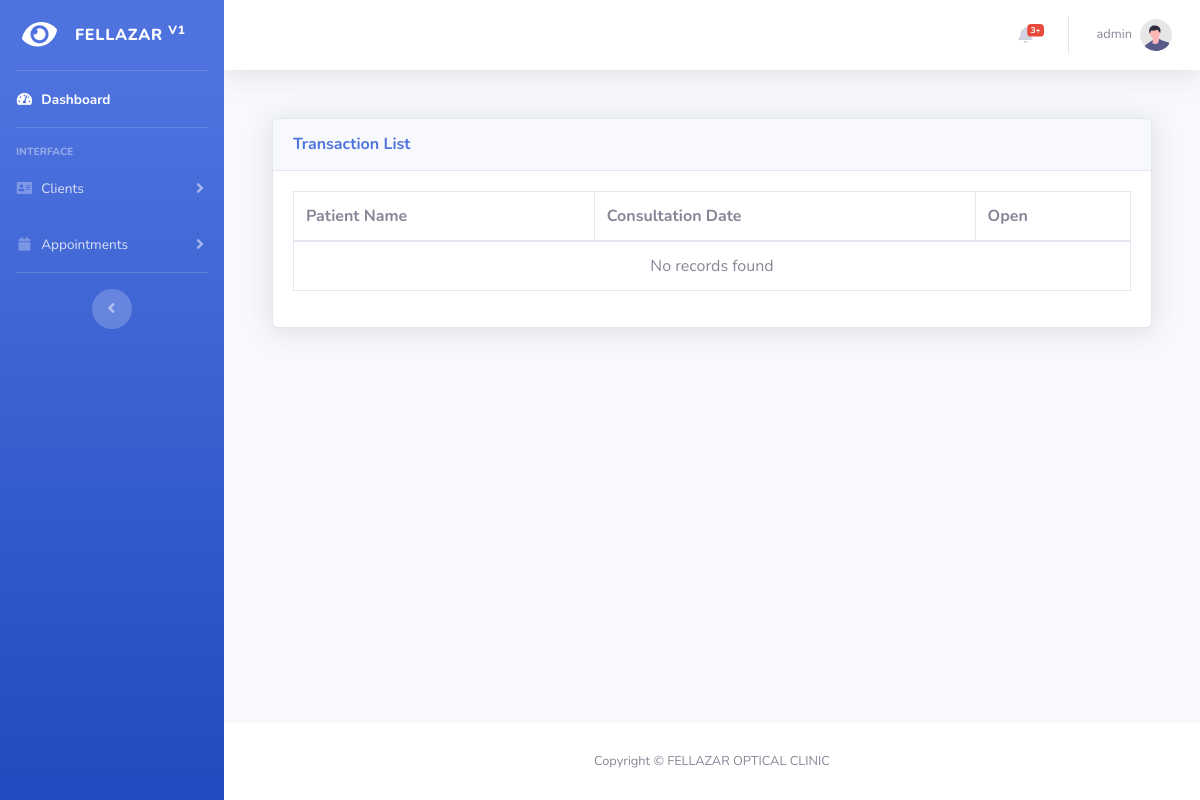
Before: /view-client.php (signed in) with the older database file.
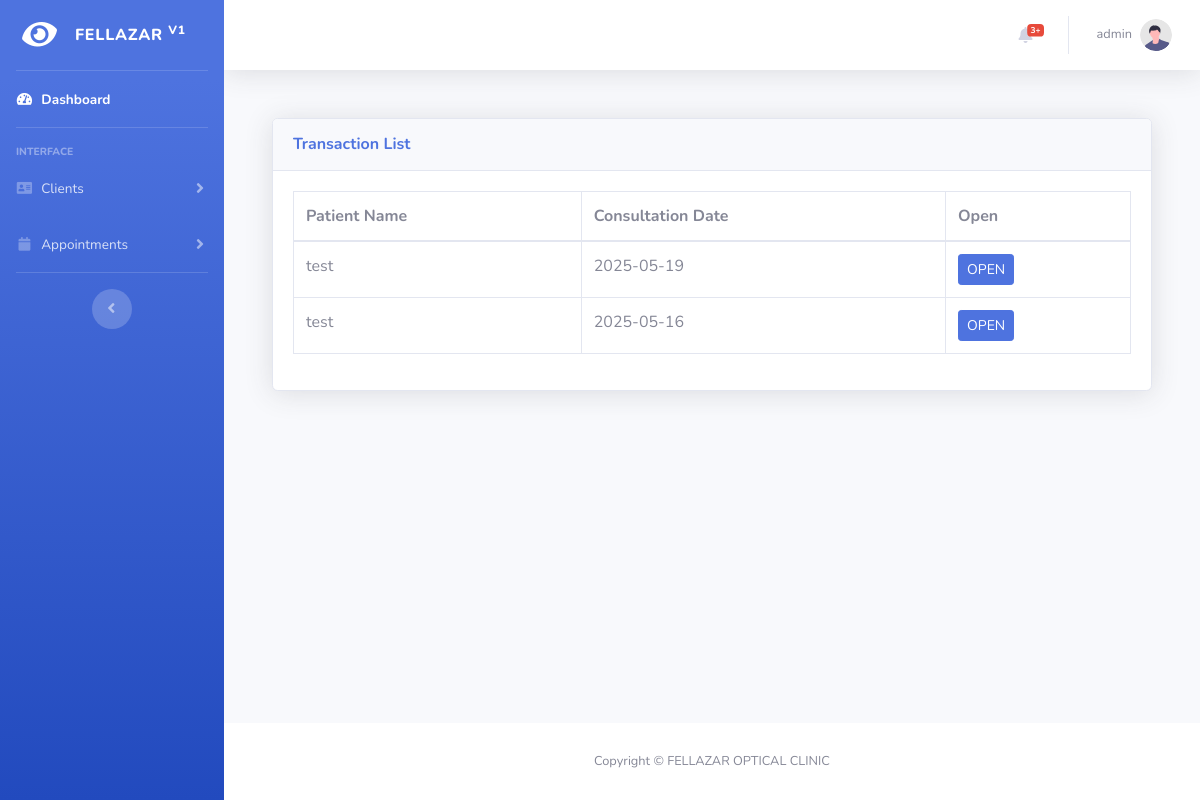
After: the same page with the newer database file.
### tables this page shows
CREATE TABLE IF NOT EXISTS `finalprescriptions` (
  `prescriptionId` int NOT NULL AUTO_INCREMENT,
  `patientId` int NOT NULL,
  `date` date NOT NULL,
  `od` varchar(50) DEFAULT NULL,
  `odPh` varchar(50) DEFAULT NULL,
  `odVasc` varchar(50) DEFAULT NULL,
  `odVacc` varchar(50) DEFAULT NULL,
  `os` varchar(50) DEFAULT NULL,
  `osVacc` varchar(50) DEFAULT NULL,
  `osVasc` varchar(50) DEFAULT NULL,
  `osPh` varchar(50) DEFAULT NULL,
  `addFirst` varchar(50) DEFAULT NULL,
  `addFirstNVA` varchar(50) DEFAULT NULL,
  `addSecond` varchar(50) NOT NULL,
  `addSecondNVA` varchar(50) DEFAULT NULL,
  PRIMARY KEY (`prescriptionId`)
);

CREATE TABLE IF NOT EXISTS `patients` (
  `patientId` int NOT NULL AUTO_INCREMENT,
  `name` varchar(255) NOT NULL,
  `address` text,
  `age` int NOT NULL,
  `gender` enum('Male','Female','Other') NOT NULL,
  `contactNo` varchar(20) DEFAULT NULL,
  `dateOfBirth` date DEFAULT NULL,
  PRIMARY KEY (`patientId`)
);

### view-client.php (the view, shortened to what this page needs)
<!DOCTYPE html>
<html lang="en">
<?php
include("connection/connect.php");
if (!isset($_SESSION['adminUsername']) || $_SESSION['adminUsername'] == '' || empty($_SESSION['adminUsername']) || $_SESSION['adminUsername'] == null) {
    echo "<script> window.location.replace('login.php') </script>";
} else {
?>
    <?php include 'pages/header.php'; ?>
    <body id="page-top">
        <div id="wrapper">
            <?php include 'pages/sidebar.php'; ?>
            <div id="content-wrapper" class="d-flex flex-column">
                <div id="content">
                    <?php include 'pages/topbar.php'; ?>
                    <div class="container-fluid">
                        <div class="container mt-4">
                            <div class="card shadow mb-4">
                                <div class="card-header py-3 d-flex justify-content-between align-items-center">
                                    <h6 class="m-0 font-weight-bold text-primary">Transaction List</h6>
                                </div>
                                <div class="card-body">
                                    <div class="table-responsive">
                                        <table class="table table-bordered" id="dataTable" width="100%" cellspacing="0">
                                            <thead>
                                                <tr>
                                                    <th>Patient Name</th>
                                                    <th>Consultation Date</th>
                                                    <th>Open</th>
                                                </tr>
                                            </thead>
                                            <tbody>
                                                <?php
                                                $query = "
            SELECT p.name, fp.date, fp.patientId
            FROM finalprescriptions fp
            INNER JOIN patients p ON fp.patientId = p.patientId
            ORDER BY fp.date DESC
        ";
                                                $result = mysqli_query($db, $query);
                                                if (mysqli_num_rows($result) > 0) {
                                                    while ($row = mysqli_fetch_assoc($result)) {
                                                        echo "<tr>";
                                                        echo "<td>" . htmlspecialchars($row['name']) . "</td>";
                                                        echo "<td>" . htmlspecialchars($row['date']) . "</td>";
                                                        echo "<td><a href='view-transaction.php?patient_id=" . $row['patientId'] . "&date=" . $row['date'] . "&name=" . $row['name'] . "' class='btn btn-primary btn-sm'>OPEN</a></td>";
                                                        echo "</tr>";
                                                    }
                                                } else {
                                                    echo "<tr><td colspan='3' class='text-center'>No records found</td></tr>";
                                                }
                                                ?>
                                            </tbody>
                                        </table>
                                    </div>
                                </div>
                            </div>
                        </div>
                        <div class="row">
                        </div>
                    </div>
                </div>
                <?php include 'pages/footer.php'; ?>
            </div>
        </div>
        <link rel="stylesheet" href="https://cdn.datatables.net/buttons/2.3.6/css/buttons.dataTables.min.css">
    </body>
</html>
<?php } ?>

Changed rows visible on the page:
added finalprescriptions: patientId.name "test", date "2025-05-19"
added finalprescriptions: patientId.name "test", date "2025-05-16"
Other visible differences:
text no longer shown: "No records found"
